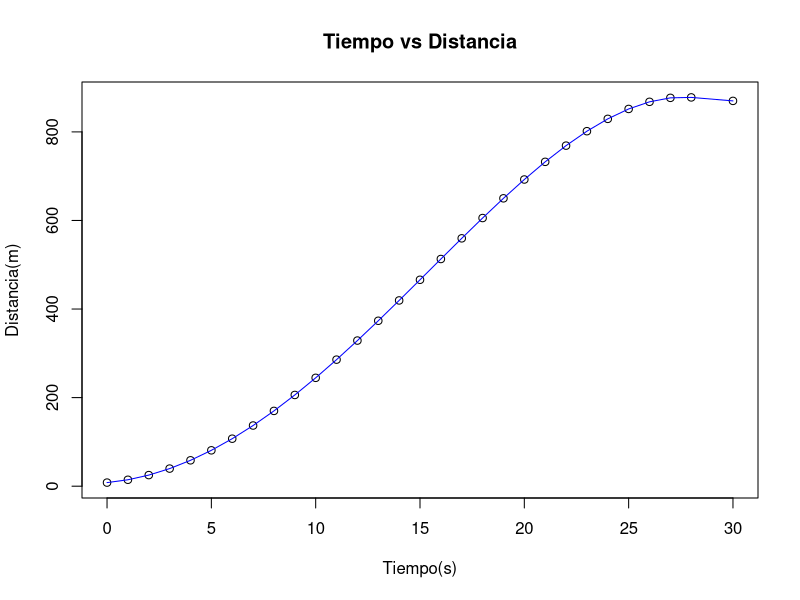

Here is the R script that generated this plot:
#-------------------
#autores:
#Andres Gil 
#Erika Gonzalez 
#Leonel Londono
#Analisis numerico

#------------------
cohete = function()
{
  x = c()
  y= c()
  t = 0
  value = 6+2.13*(t^2)-0.0013*(t^4)
  final = 6+2.13*((t+1)^2)-0.0013*((t+1)^4)
  while(value<final)
  {
    x = c(x,t)
    t =t+1
    value = 6+2.13*(t^2)-0.0013*(t^4)
    final = 6+2.13*((t+1)^2)-0.0013*((t+1)^4)
    y = c(y,value)
    
  }
  x = c(x,t+1)
  y= c(y,final)
  plot(x,y,xlab="Tiempo(s)",ylab="Distancia(m)",main ="Tiempo vs Distancia")
  lines(x, y, col = "blue")
  
  cat("La mayor altura alcanzada es :",value)
  
  
}

cohete()